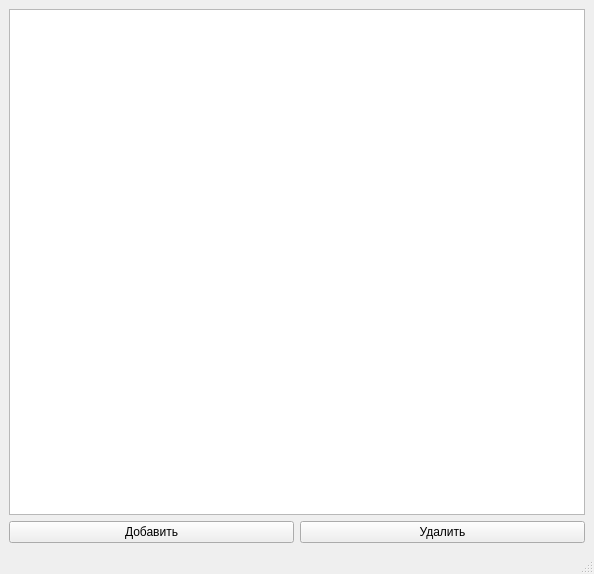
<?xml version="1.0" encoding="UTF-8"?>
<ui version="4.0">
 <class>MainWindow</class>
 <widget class="QMainWindow" name="MainWindow">
  <property name="geometry">
   <rect>
    <x>0</x>
    <y>0</y>
    <width>594</width>
    <height>574</height>
   </rect>
  </property>
  <property name="windowTitle">
   <string>PhoneNumbers</string>
  </property>
  <property name="windowIcon">
   <iconset>
    <normaloff>../../Downloads/istockphoto-145132637-612x612.jpg</normaloff>../../Downloads/istockphoto-145132637-612x612.jpg</iconset>
  </property>
  <widget class="QWidget" name="centralwidget">
   <layout class="QGridLayout" name="gridLayout">
    <item row="0" column="0" colspan="2">
     <widget class="QTableView" name="tableView">
      <property name="sizePolicy">
       <sizepolicy hsizetype="Expanding" vsizetype="Expanding">
        <horstretch>0</horstretch>
        <verstretch>0</verstretch>
       </sizepolicy>
      </property>
      <property name="autoFillBackground">
       <bool>false</bool>
      </property>
      <property name="sizeAdjustPolicy">
       <enum>QAbstractScrollArea::AdjustToContents</enum>
      </property>
      <property name="gridStyle">
       <enum>Qt::DashLine</enum>
      </property>
      <attribute name="horizontalHeaderCascadingSectionResizes">
       <bool>false</bool>
      </attribute>
     </widget>
    </item>
    <item row="1" column="0">
     <widget class="QPushButton" name="pushButton">
      <property name="text">
       <string>Добавить</string>
      </property>
     </widget>
    </item>
    <item row="1" column="1">
     <widget class="QPushButton" name="pushButton_2">
      <property name="text">
       <string>Удалить</string>
      </property>
     </widget>
    </item>
   </layout>
  </widget>
  <widget class="QMenuBar" name="menubar">
   <property name="geometry">
    <rect>
     <x>0</x>
     <y>0</y>
     <width>594</width>
     <height>21</height>
    </rect>
   </property>
  </widget>
  <widget class="QStatusBar" name="statusbar"/>
 </widget>
 <resources/>
 <connections/>
</ui>
